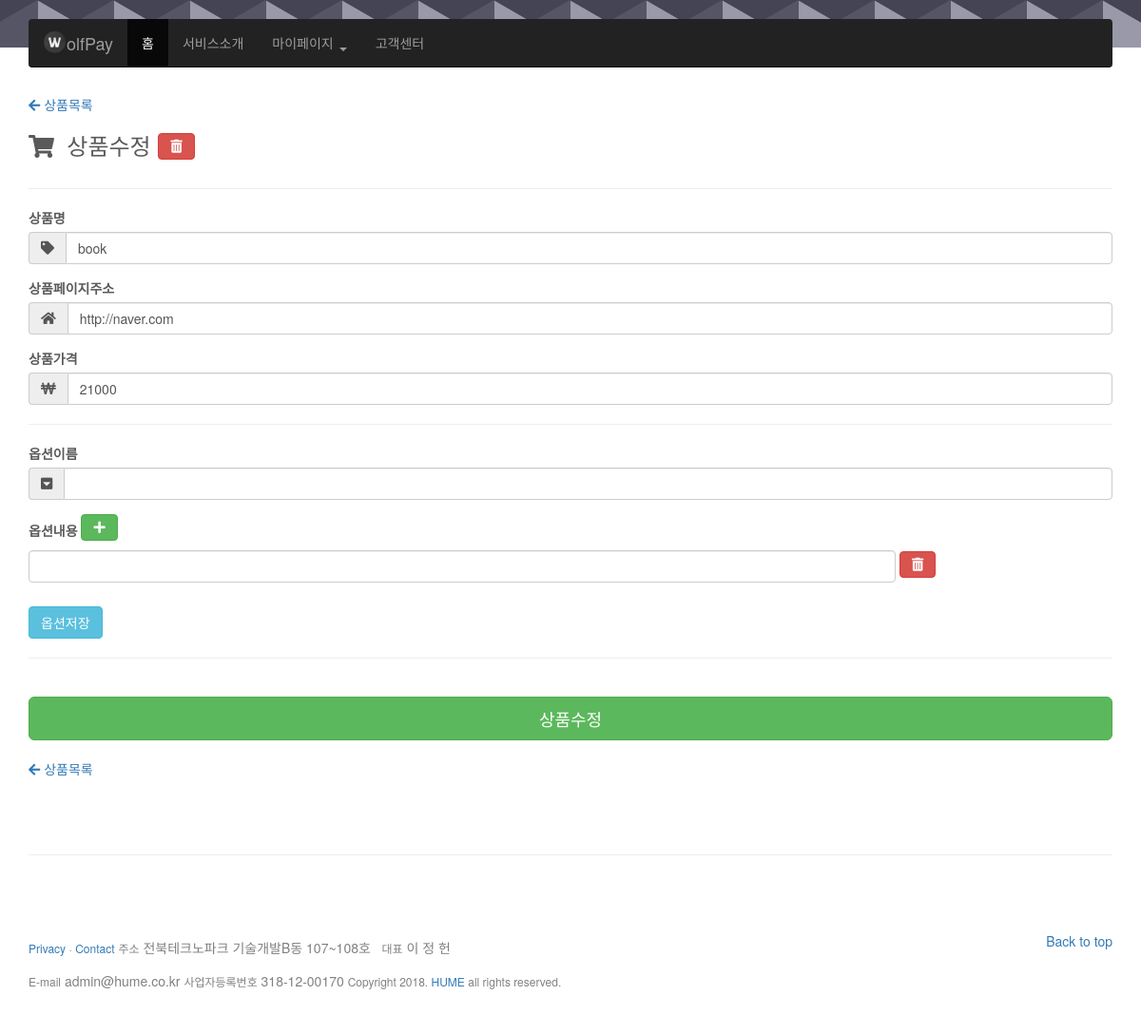
The page /wolfpay/product/update/1/ (signed in) on the database as committed earlier.
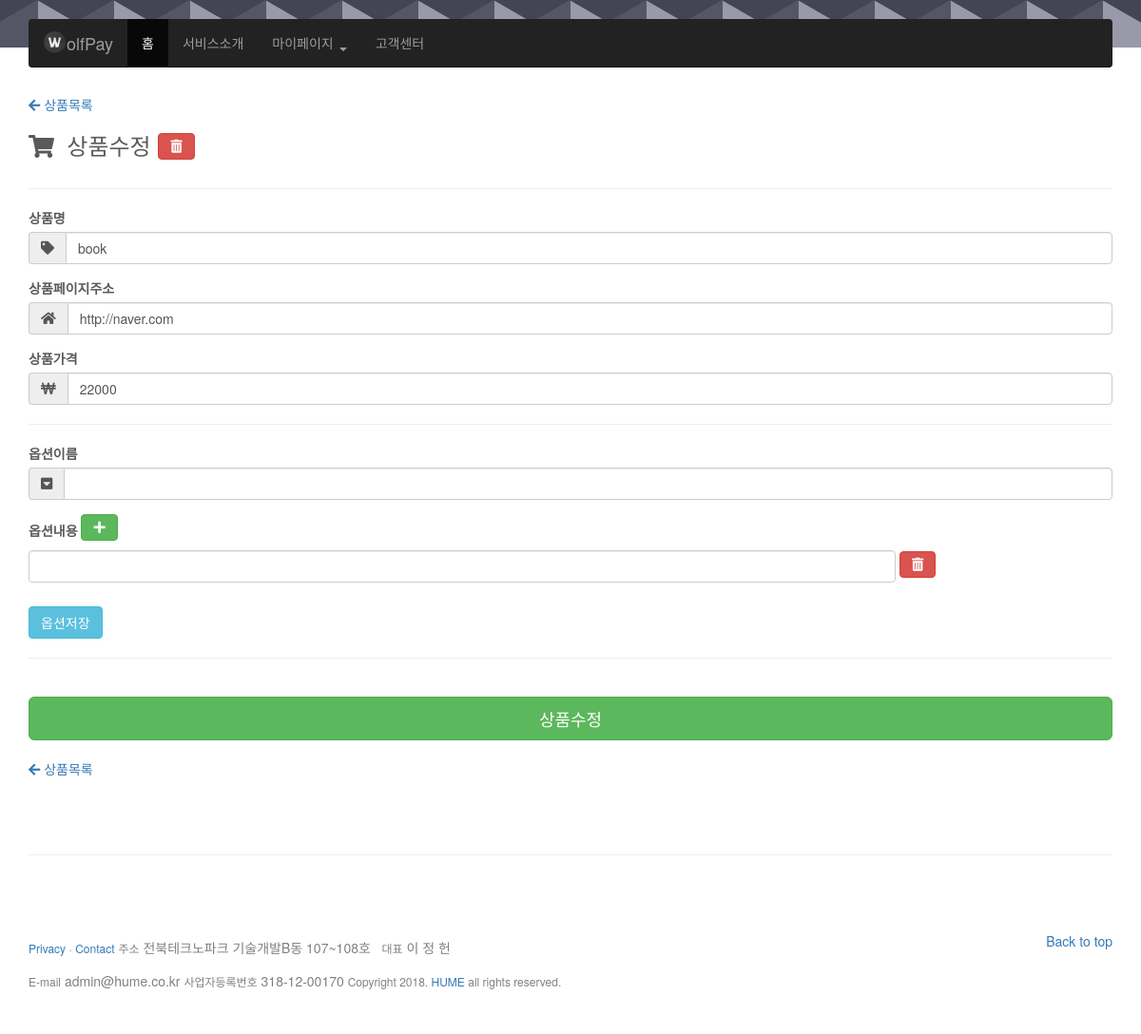
The same page on the database as committed later.
### wolfpay/models.py (models this page shows, shortened)
class Product(models.Model):
	sid=models.ForeignKey('Shop',on_delete=models.CASCADE)
	name=models.CharField(max_length=200)
	url=models.CharField(max_length=255)
	price=models.IntegerField(null=True)
	op=models.TextField()

### wolfpay/views.py (the view)
# urls.py: url(r'^product/update/(\d+)/$',views.update_product,name='update_product'),
def update_product(request,id):
	if request.user.is_authenticated:
		p=get_object_or_404(Product,id=id)
		if request.method=="POST":
			name=request.POST['name']
			url=request.POST['url']
			price=request.POST['price']
			op=request.POST['op']
			p.name=name
			p.url=url
			p.price=price
			p.op=op
			p.save()
			return render(request,"wolfpay/complete_product.html",{'msg':'상품수정이 완료되었습니다.','callback':'product'})
		else:
			return render(request,"wolfpay/add_product.html",{'update':True,'p':p})
	else:
		return redirect('login')

### wolfpay/templates/wolfpay/add_product.html (shortened to what this page needs)
{% extends "wolfpay/index.html" %}
{% block content %}
{% load staticfiles %}
	<link href="{% static 'wolfpay/css/add_product.css' %}" rel="stylesheet">
	<link href="https://use.fontawesome.com/releases/v5.0.6/css/all.css" rel="stylesheet">
	<a href='{% url 'product' %}'><i class="fas fa-arrow-left"></i>&nbsp;상품목록</a><br>
	<h3 class="form-signin-heading"><i class="fas fa-shopping-cart"></i>&nbsp;
		{% if update is True %}
			상품수정
		{% else %}
			상품추가
		{% endif %}
	</h3>
	{% if update is True %}
			&nbsp;<b class="btn btn-danger" data-toggle="modal" data-target="#delete-modal"><i class="fas fa-trash-alt"></i></b>
	{% endif %}
	<hr>
	<form id=add_prod_form method="POST">
		<div class="form-group">
		<label for="name" class="cols-sm-2 control-label">상품명</label>
		<div class="cols-sm-10">
				<div class="input-group">
					<span class="input-group-addon"><i class="fa fa-tag" aria-hidden="true"></i></span>
					<input type="text" class="form-control" name="name" id="name"  value="{{ p.name }}" required autofocus/>
				</div>
			</div>
		</div>
		<div class="form-group">
			<label for="name" class="cols-sm-2 control-label">상품페이지주소</label>
			<div class="cols-sm-10">
				<div class="input-group">
					<span class="input-group-addon"><i class="fas fa-home" aria-hidden="true"></i></span>
					<input type="text" class="form-control" name="url" id="url" value="{{ p.url }}" required/>
				</div>
			</div>
		</div>
		<div class="form-group">
			<label for="name" class="cols-sm-2 control-label">상품가격</label>
			<div class="cols-sm-10">
				<div class="input-group">
					<span class="input-group-addon"><i class="fas fa-won-sign"></i></span>
					<input type="text" class="form-control" name="price" id="price" value="{{ p.price }}" required/>
				</div>
			</div>
		</div>
		<hr>
		<div class="form-group">
			<label for="name" class="cols-sm-2 control-label">옵션이름</label>
			<div class="cols-sm-10">
				<div class="input-group">
					<span class="input-group-addon"><i class="fas fa-caret-square-down"></i></span>
					<input type="text" class="form-control" id="op_title"/>
				</div>
			</div>
		</div>
		<label for="name" class="cols-sm-2 control-label">옵션내용</label> <b onclick='add()' id=add class="btn btn-success"><i class="fas fa-plus"></i></b><br>
		<div id=op_container>
			<div id=op1><input id="op_content1" class="form-control op-input">&nbsp;<b onclick='del(1)' class="btn btn-danger"><i class="fas fa-trash-alt"></i></b></div>
		</div>
		<br><div id=op_save onclick="op_save()" class="btn btn-info">옵션저장</div>
		<hr>
		<br>
		<div id=save onclick='save()' class="btn btn-success btn-block btn-lg">
			{% if update is True %}
			상품수정
			{% else %}
			상품생성
			{% endif %}
		</div>
		<br>
		<a href='{% url 'product' %}'><i class="fas fa-arrow-left"></i>&nbsp;상품목록</a><br>
	</form>
{% endblock %}

Rows that differ between the two databases and show on the page:
changed Product "book": price "21000" → "22000"
